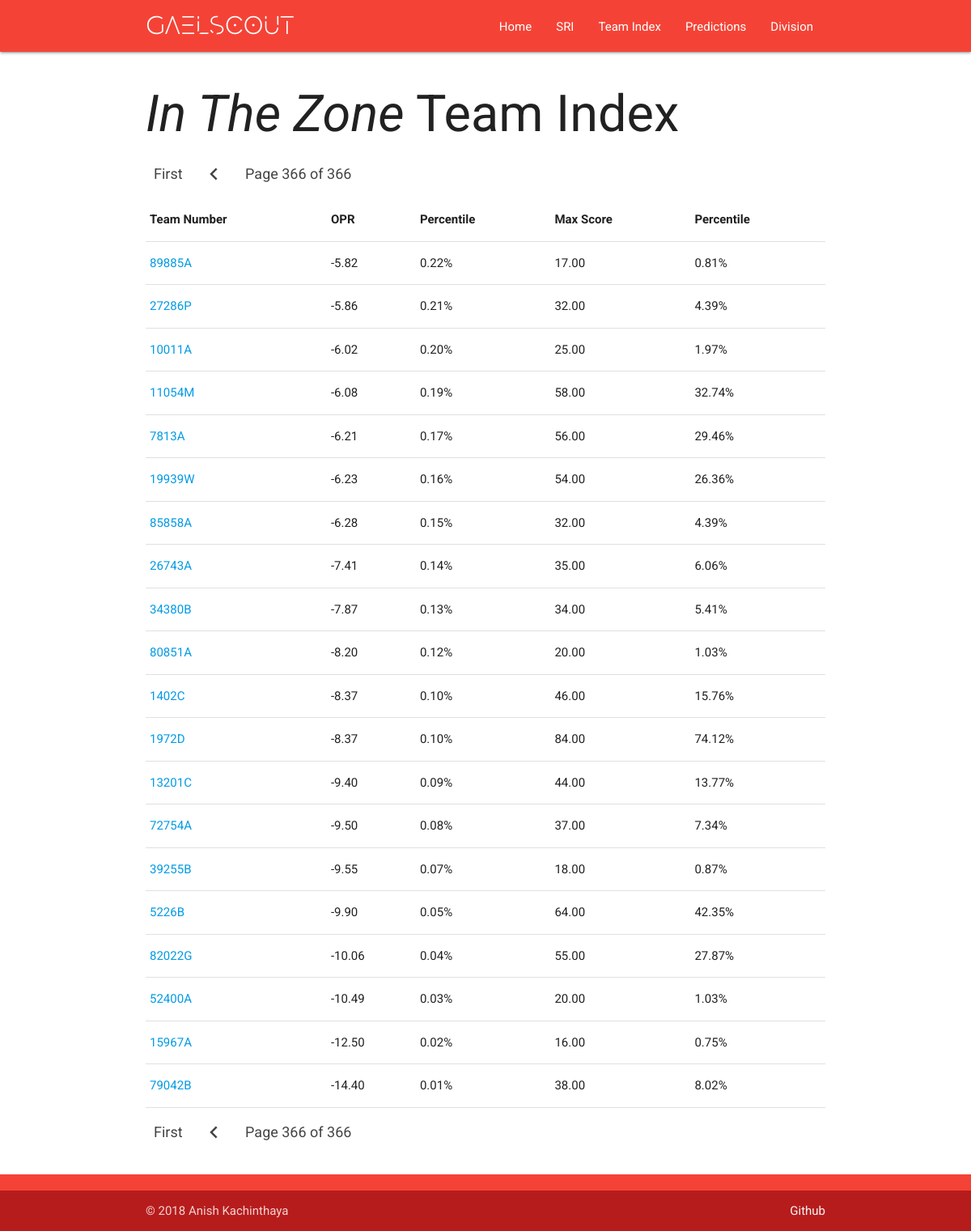
/teams/?page=366, run on the app's committed database.
### teaminfo/models.py (models this page shows)
class Teams(models.Model):
    team_number = models.CharField(max_length=200)
    team_opr = models.DecimalField(max_digits=10, decimal_places=2)
    team_mscore = models.DecimalField(max_digits=10, decimal_places=2)
    team_opr_quantile = models.DecimalField(max_digits=10, decimal_places=2)
    team_mscore_quantile = models.DecimalField(max_digits=10, decimal_places=2)
    def __str__(self):
            return self.team_number
    class Meta:
        ordering = ["-team_opr_quantile"]

### teaminfo/views.py (the view)
# urls.py: path('', views.index, name='index'),
def index(request):
    team_list = Teams.objects.all()
    paginator = Paginator(team_list, 25) # Show 25 contacts per page
    page = request.GET.get('page')
    try:
        team_list = paginator.get_page(page)
    except PageNotAnInteger:
        team_list = paginator.page(1)
    except EmptyPage:
        team_list = paginator.page(paginator.num_pages)
    context = {
        'team_list': team_list,
    }
    if request.method == 'POST':
        filter = request.POST.get('filter')
        context['filter'] = filter
        return render(request, 'teaminfo/index.html', context)
    return render(request, 'teaminfo/index.html', context)

### teaminfo/templates/teaminfo/index.html (shortened to what this page needs)
<!DOCTYPE html>
<html>
<head>
  <link rel="stylesheet" href="https://cdnjs.cloudflare.com/ajax/libs/materialize/1.0.0-beta/css/materialize.min.css">
  <link rel = "stylesheet" type = "text/css" href = "../../../static/main.css" />
</head>
<body>
  <nav>
    <div class="nav-wrapper red">
      <div class="container">
        <a class="brand-logo" href="{% url 'sri:index' %}">
          GAELSCOUT</a>
      <ul id="nav-mobile" class="right hide-on-med-and-down">
        <li ><a class = "waves-effect waves-light" href="{% url 'sri:index' %}">Home</a></li>
        <li ><a class = "waves-effect waves-light" href="{% url 'sri:index' %}">SRI</a></li>
        <li><a class = "waves-effect waves-light" href="{% url 'teaminfo:index' %}">Team Index</a></li>
        <li><a class = "waves-effect waves-light" href="{% url 'teaminfo:index' %}">Predictions</a></li>
        <li><a class = "waves-effect waves-light" href="{% url 'teaminfo:division' %}">Division</a></li>
      </ul>
    </div>
      <div class="nav-wrapper">
    </div>
  </nav>
  <div class="container">
    <h1><i>In The Zone</i> Team Index</h1>
  <!-- <div style="display: inline-block;">
    <h7>Filters:</h7>
    <form method="POST" class="white-text waves-effect waves-light btn red lighten-1">{% csrf_token %}
      <select name = "filter">
      <option value="by_opr+">OPR++</option>
      </select>
      <input type="submit"  value="OPR +:-"/>
    </form>
    <form method="POST" class="white-text waves-effect waves-light btn red lighten-1">{% csrf_token %}
      <select name = "filter">
      <option value="by_opr-">OPR--</option>
      </select>
      <input type="submit"  value="OPR -:+"/>
    </form>
    <form method="POST" class="white-text waves-effect waves-light btn red lighten-1">{% csrf_token %}
      <select name = "filter">
      <option value="by_mscore+">Max Score++</option>
      </select>
      <input type="submit"  value="Max Score +:-"/>
    </form>
    <form method="POST" class="white-text waves-effect waves-light btn red lighten-1">{% csrf_token %}
      <select name = "filter">
      <option value="by_mscore-">Max Score--</option>
      </select>
      <input type="submit"  value="Max Score -:+"/>
    </form>
  </div>
{% if filter == "by_opr+" %}
{% regroup team_list by team_mscore as team_list %}
{% endif %} -->
    <ul class="pagination">
      {% if team_list.has_previous %}
      <li class="waves-effect"><a href="?page=1">First</a></li>
      <li class="waves-effect"><a href="?page={{ team_list.previous_page_number }}"><i class="material-icons">chevron_left</i></a></li>
      {% endif %}
      <li class="current">
        <a>
          Page
          {{ team_list.number }}
           of
           {{ team_list.paginator.num_pages }}
        </a>
      </li>
    </ul>
    <table>
      <tr>
        <th>Team Number</th>
        <th>OPR</th>
        <th>Percentile</th>
        <th>Max Score</th>
        <th>Percentile</th>
      </tr>
      {% if team_list %} {% for team in team_list %}
      <tr>
        <td><a href="{% url 'teaminfo:detail' team %}">{{team}}</a></td>
        <td>{{team.team_opr}}</td>
        <td>{{team.team_opr_quantile}}%</td>
        <td>{{team.team_mscore}}</td>
        <td>{{team.team_mscore_quantile}}%</td>
      </tr>
      {% endfor %} {% else %}
      <p>No teams are available.</p>
      {% endif %}
    </table>
    <ul class="pagination">
      {% if team_list.has_previous %}
      <li class="waves-effect"><a href="?page=1">First</a></li>
      <li class="waves-effect"><a href="?page={{ team_list.previous_page_number }}"><i class="material-icons">chevron_left</i></a></li>
      {% endif %}
      <li class="current">
        <a>
          Page
          {{ team_list.number }}
           of
           {{ team_list.paginator.num_pages }}
        </a>
      </li>
    </ul>
    <br>
  </div>
  <footer class="page-footer red">
    <div class="footer-copyright red darken-4">
      <div class="container">
        © 2018 Anish Kachinthaya
        <a class="grey-text text-lighten-4 right" href="https://github.com/anishk23733" target="_blank">Github</a>
      </div>
    </div>
  </footer>
</body>
</html>

### static/main.css (style rules this page uses)
body { font-family: 'Roboto', sans-serif; }
.brand-logo { font-family:EVO }

### data on the page
Teams: team_number "1402C", team_opr "-8.37", team_opr_quantile "0.10", team_mscore "46.00", team_mscore_quantile "15.76"
Teams: team_number "1972D", team_opr "-8.37", team_opr_quantile "0.10", team_mscore "84.00", team_mscore_quantile "74.12"
Teams: team_number "5226B", team_opr "-9.90", team_opr_quantile "0.05", team_mscore "64.00", team_mscore_quantile "42.35"

### other printed values
{{ team_list.number }} "366"
{{ team_list.paginator.num_pages }} "366"
